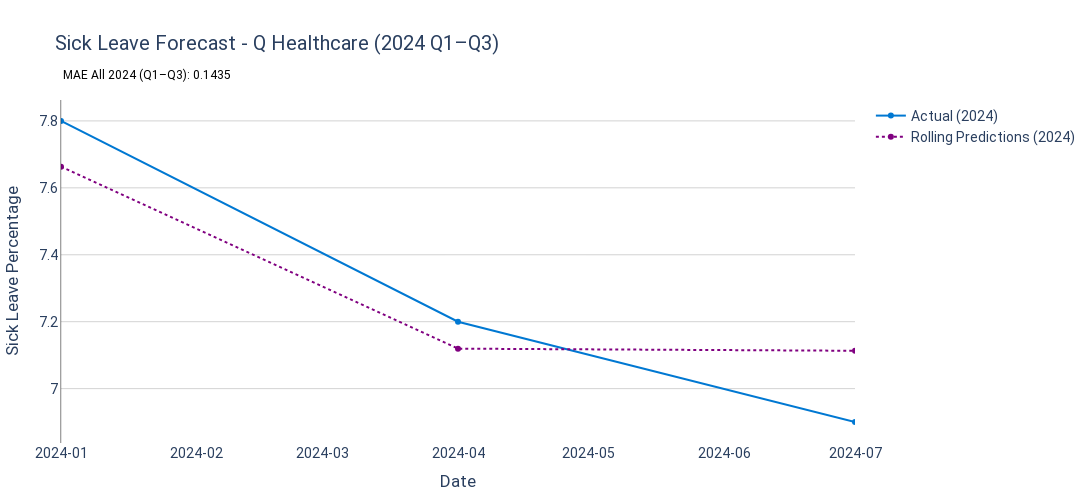

Notebook code cell kept with this figure:
### Code cell
# Visualization for Q1–Q3 2024
fig_2024 = go.Figure()

# Add actual sick leave percentage line for Q1–Q3 2024
fig_2024.add_trace(go.Scatter(
    x=forecast_df_2024.index,
    y=forecast_df_2024[target_column],
    mode='lines+markers',
    name='Actual (2024)',
    line=dict(color='#0078d2', width=2)
))

# Add rolling predictions for Q1–Q3 2024
fig_2024.add_trace(go.Scatter(
    x=forecast_df_2024.index,
    y=y_pred_2024,
    mode='lines+markers',
    name='Rolling Predictions (2024)',
    line=dict(color='purple', width=2, dash='dot')
))

# Add MAE annotation for 2024
fig_2024.add_annotation(
    xref="paper", yref="paper", x=0.00, y=1.10, showarrow=False,
    text=f"MAE All 2024 (Q1–Q3): {mae_all_2024:.4f}",
    font=dict(size=12, color="black")
)

# Update layout for the figure
fig_2024.update_layout(
    title=f'Sick Leave Forecast - Q Healthcare (2024 Q1–Q3)',
    xaxis_title='Date',
    yaxis_title='Sick Leave Percentage',
    plot_bgcolor='white',
    xaxis=dict(
        showgrid=False,
        tickformat="%Y-%m",
        range=[forecast_df_2024.index.min(), forecast_df_2024.index.max()]
    ),
    yaxis=dict(
        showgrid=True, gridcolor='lightgrey', showline=True, linewidth=0.5, linecolor='black'
    ),
    font=dict(family="Roboto", size=14),
    margin=dict(l=50, r=50, t=100, b=50),
    width=1100, height=500
)

fig_2024.show()

### Figure 1 — Plotly figure (JSON) as saved in the notebook; plotly's stock layout.template omitted (floating-point values rounded to 4 significant figures)
{"data": [{"line": {"color": "#0078d2", "width": 2}, "mode": "lines+markers", "name": "Actual (2024)", "type": "scatter", "x": ["2024-01-01T00:00:00", "2024-04-01T00:00:00", "2024-07-01T00:00:00"], "y": [7.8, 7.2, 6.9]}, {"line": {"color": "purple", "dash": "dot", "width": 2}, "mode": "lines+markers", "name": "Rolling Predictions (2024)", "type": "scatter", "x": ["2024-01-01T00:00:00", "2024-04-01T00:00:00", "2024-07-01T00:00:00"], "y": [7.663, 7.119, 7.113]}], "layout": {"annotations": [{"font": {"color": "black", "size": 12}, "showarrow": false, "text": "MAE All 2024 (Q1–Q3): 0.1435", "x": 0, "xref": "paper", "y": 1.1, "yref": "paper"}], "font": {"family": "Roboto", "size": 14}, "height": 500, "margin": {"b": 50, "l": 50, "r": 50, "t": 100}, "plot_bgcolor": "white", "title": {"text": "Sick Leave Forecast - Q Healthcare (2024 Q1–Q3)"}, "width": 1100, "xaxis": {"range": ["2024-01-01T00:00:00", "2024-07-01T00:00:00"], "showgrid": false, "tickformat": "%Y-%m", "title": {"text": "Date"}}, "yaxis": {"gridcolor": "lightgrey", "linecolor": "black", "linewidth": 0.5, "showgrid": true, "showline": true, "title": {"text": "Sick Leave Percentage"}}}}
